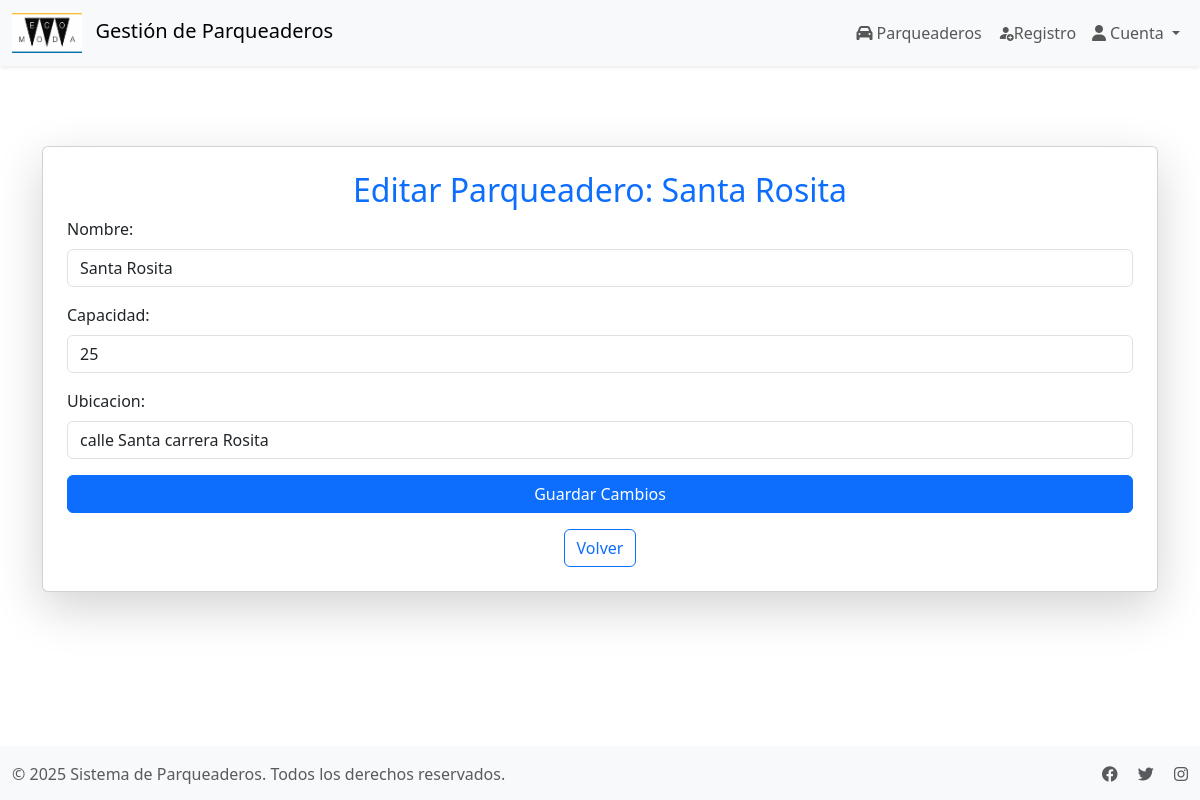
Screenshot of /parqueaderos/editar/1/ with the database file from the repository.
### parqueadero/models.py (models this page shows, shortened)
class Parqueadero(models.Model):
    nombre = models.CharField(max_length=100)
    capacidad = models.IntegerField()
    ubicacion = models.CharField(max_length=255)

### parqueadero/views.py (the view)
# urls.py: path('editar/<int:pk>/', editar_parqueadero, name='editar_parqueadero'),
def editar_parqueadero(request, pk):
    parqueadero = get_object_or_404(Parqueadero, pk=pk)
    if request.method == "POST":
        form = ParqueaderoForm(request.POST, instance=parqueadero)
        if form.is_valid():
            form.save()
            return redirect('lista_parqueaderos')
    else:
        form = ParqueaderoForm(instance=parqueadero)
    return render(request, 'parqueadero/editar_parqueadero.html', {'form': form, 'parqueadero': parqueadero})

### parqueadero/forms.py (shortened to what this page needs)
class ParqueaderoForm(forms.ModelForm):
    class Meta:
        model = Parqueadero
        fields = ['nombre', 'capacidad', 'ubicacion']
        widgets = {
            'nombre': forms.TextInput(attrs={'class': 'form-control', 'placeholder': 'Ingrese el nombre'}),
            'capacidad': forms.TextInput(attrs={'class': 'form-control', 'placeholder': 'Ingrese la capacidad'}),
            'ubicacion': forms.TextInput(attrs={'class': 'form-control', 'placeholder': 'Ingrese la ubicacion'}),
        }

### parqueadero/templates/parqueadero/editar_parqueadero.html (shortened to what this page needs)
{% extends 'base_app_parqueadero.html' %} {% block content %}
<div class="container mt-5">
  <div class="card shadow-lg p-4">
    <h2 class="text-center text-primary">
      Editar Parqueadero: {{parqueadero.nombre}}
    </h2>
    <form method="post">
      <div class="mb-3">
        <label for="" class="form-label">Nombre:</label>
        {{ form.nombre }}
      </div>
      <div class="mb-3">
        <label for="" class="form-label">Capacidad:</label>
        {{ form.capacidad }}
      </div>
      <div class="mb-3">
        <label for="" class="form-label">Ubicacion:</label>
        {{ form.ubicacion }}
      </div>
      <button type="submit" class="btn btn-primary w-100">
        Guardar Cambios
      </button>
    </form>
    <div class="text-center mt-3">
      <a href="{% url 'lista_parqueaderos' %}" class="btn btn-outline-primary"
        >Volver</a
      >
    </div>
  </div>
</div>
{% endblock %}

### rows the page displays
Parqueadero: nombre "Santa Rosita", capacidad "25", ubicacion "calle Santa carrera Rosita"
